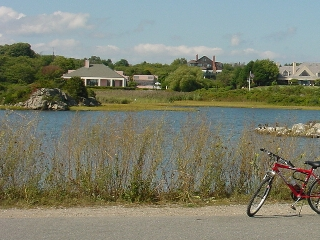
#> input picture sample_img/sample_img2/Level2/2-001-1.ppm, 320 x 240 px, found by its file name
$ python read_ppm.py
#> lines starting #> are read from the running program, lines starting #| are printed output that depends on the picture
from PIL import Image
import matplotlib.pyplot as plt
import numpy as np
import codecs
import cv2
import math
import datetime


local_address = './sample_img/sample_img2/Level2/'
min_match_count = 10

### read ppm file
# img = Image.open(local_address+'1-003-1.ppm');
# im = np.array(img);


cv_img1 = cv2.imread(local_address+'2-001-1.ppm')
#> cv_img1 is the input picture: shape (240, 320, 3); mean B, G, R 111.6, 128.7, 125.6
cv_img2 = cv2.imread(local_address+'2-001-2.ppm')
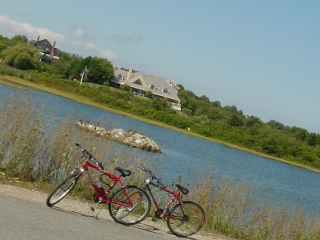
#> input picture sample_img/sample_img2/Level2/2-001-2.ppm, 320 x 240 px, found by its file name
#> cv_img2 is the input picture: shape (240, 320, 3); mean B, G, R 123.6, 134.9, 123.3

#bgr to rgb
cv_img1=cv2.cvtColor(cv_img1,cv2.COLOR_BGR2RGB)
cv_img2=cv2.cvtColor(cv_img2,cv2.COLOR_BGR2RGB)
# Initiate SIFT detector
sift = cv2.xfeatures2d.SIFT_create()

#record running time
starttime = datetime.datetime.now()

# find the keypoints and descriptors with SIFT
kp1, des1 = sift.detectAndCompute(cv_img1, None)
#> kp1 = 329 keypoints; strongest (x, y, size): (273, 173, 2), (157, 83, 1.9), (158, 87, 1.9), (294, 208, 1.9)
kp2, des2 = sift.detectAndCompute(cv_img2, None)
#> kp2 = 390 keypoints; strongest (x, y, size): (82, 170, 2.2), (148, 181, 2.6), (93, 209, 2), (49, 205, 3.4)

flann_index_kdtree = 0

index_params = dict(algorithm = flann_index_kdtree, trees = 5)
search_params = dict(checks = 50) # 递归次数

flann = cv2.FlannBasedMatcher(index_params, search_params)

matches = flann.knnMatch(des1, des2, k=2)
#> matches = 329 matches
# store all the good matches
good = []
for m,n in matches:
    if m.distance < 0.7*n.distance:
        good.append(m)
#> after the loop, good = 101 matches

if len(good) > min_match_count:
    src_pts = np.float32([kp1[m.queryIdx].pt for m in good]).reshape(-1,1,2)
#> src_pts = 101 rows, first 8: [165.6, 65.61], [169, 61.93], [176.8, 88.66], [177.1, 93.58], [181.8, 102.5], [189.8, 51.67], [190.7, 98.7], [191.7, 85.68]
    dst_pts = np.float32([kp2[m.trainIdx].pt for m in good]).reshape(-1,1,2)
#> dst_pts = 101 rows, first 8: [5.88, 38.62], [10.09, 35.79], [10.63, 63.61], [9.65, 68.49], [11.92, 78.38], [32.71, 31.38], [21.38, 76.88], [25.69, 64.57]

    M, mask = cv2.findHomography(src_pts, dst_pts, cv2.RANSAC, 5.0)
#> M = [[0.966, -0.258, -137.1], [0.258, 0.968, -67.76], [-4.55e-06, 1.22e-05, 1]]; mask = 101 values, max 1 at index 0, min 0 at index 45, mean 0.99
    matchesMask = mask.ravel().tolist()
#> matchesMask has the same summary as mask

    h = cv_img1.shape[0]
#> h = 240
    w = cv_img1.shape[1]
#> w = 320
    pts = np.float32([[0,0],[0,h-1],[w-1,h-1],[w-1,0]]).reshape(-1,1,2)
#> pts = [[0, 0], [0, 239], [319, 239], [319, 0]]
    dst = cv2.perspectiveTransform(pts, M)
#> dst = [[-137.1, -67.76], [-198.3, 163.2], [109, 245.6], [171.1, 14.53]]


    #cv_img2 = cv2.polylines(cv_img2,[np.int32(dst)],True,255,3,cv2.LINE_AA)

else:
    print("error")

draw_params = dict(matchColor = (0,255,0),
                    singlePointColor = None,
                    matchesMask = matchesMask,
                    flags = 2
)
#> draw_params = 4 items


cv_img3 = cv2.drawMatches(cv_img1, kp1, cv_img2, kp2, good, None, **draw_params)
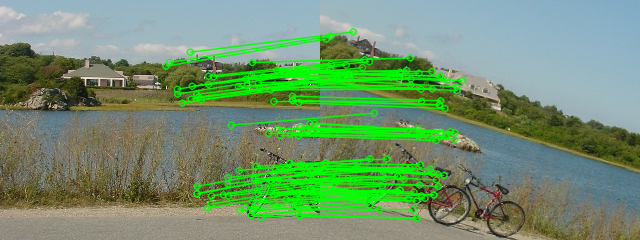
#> cv_img3: shape (240, 640, 3); mean R, G, B 113.2, 146.9, 109.5
cv_img3 = cv_img3.astype("uint8")

# b g r -> r g b
# b,g,r = cv2.split(cv_img3)
# cv_img3 = cv2.merge([r,g,b])

# stitch
result = cv2.warpPerspective(cv_img2, np.linalg.inv(M),(cv_img1.shape[1] + cv_img2.shape[1], cv_img2.shape[0]))
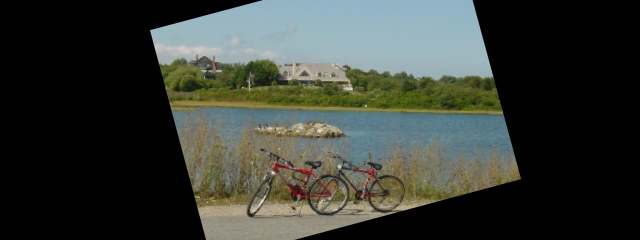
#> result: shape (240, 640, 3); mean R, G, B 55.6, 60.1, 53.9
result[0:cv_img1.shape[0], 0:cv_img1.shape[1]] = cv_img1
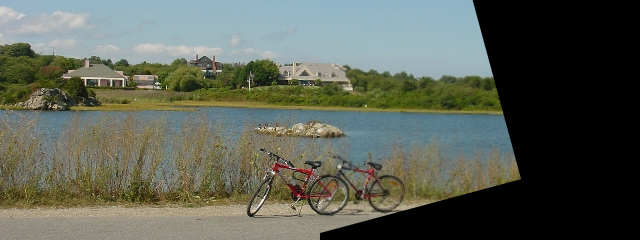
#> result: shape (240, 640, 3); mean R, G, B 91.5, 96.5, 85.3


#calculte (translationx, translationy), rotation, (scalex, scaley), shear) from homography  matrix

def getComponents(normalised_homography):

  a = normalised_homography[0,0]
#> a = 0.966
  b = normalised_homography[0,1]
#> b = -0.258
  c = normalised_homography[0,2]
#> c = -137.1
  d = normalised_homography[1,0]
#> d = 0.258
  e = normalised_homography[1,1]
#> e = 0.968
  f = normalised_homography[1,2]
#> f = -67.76

  p = math.sqrt(a*a + b*b)
#> p = 1
  r = (a*e - b*d)/(p)
#> r = 1
  q = (a*d+b*e)/(a*e - b*d)
#> q = -0.00104

  #keep two decimals
  c = round(c,2)
  f = round(f,2)
  r = round(r,2)
  p = round(p,2)
  q = round(q,2)
#> q = 0

  translation = (c,f)
#> translation = (-137.1, -67.76)
  scale = (p,r)
#> scale = (1, 1)
  shear = q
#> shear = 0
  theta = math.atan2(b,a)
#> theta = -0.261

  theta = round(theta, 2)
#> theta = -0.26

  return (translation, theta, scale, shear)


parameters = getComponents(M)
#> parameters = ((-137.1, -67.76), -0.26, (1, 1), 0)

# record running time
endtime = datetime.datetime.now()
timeInv = endtime - starttime

print(timeInv)

print(parameters)
#| ((-137.13, -67.76), -0.26, (1.0, 1.0), -0.0)

# write result to file
with open('sample3.txt', 'w+') as f:
  f.writelines([
    'translationX: {0}\n'.format(parameters[0][0]),
    'translationY: {0}\n'.format(parameters[0][1]),
    "theta: {0}\n".format(parameters[1]),
    "scaleX: {0}\n".format(parameters[2][0]),
    "scaleY: {0}\n".format(parameters[2][1]),
    "running time: {0}\n".format(timeInv)
  ])

#write picture to file
result_img = Image.fromarray(result)
result_img.save("result.jpg")

# show pictures
plt.figure(1)
plt.subplot(2,2,1)
plt.imshow(cv_img1)
plt.subplot(2,2,2)
plt.imshow(cv_img2)
plt.subplot(2,2,3)
plt.imshow(cv_img3)
plt.subplot(2,2,4)
plt.imshow(result)
plt.show()


# [27 lines of commented-out code are left out]
